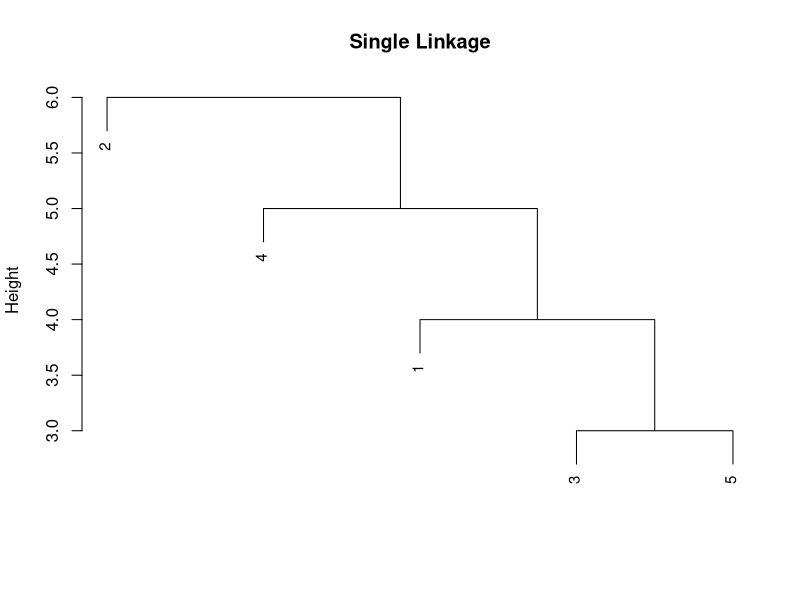
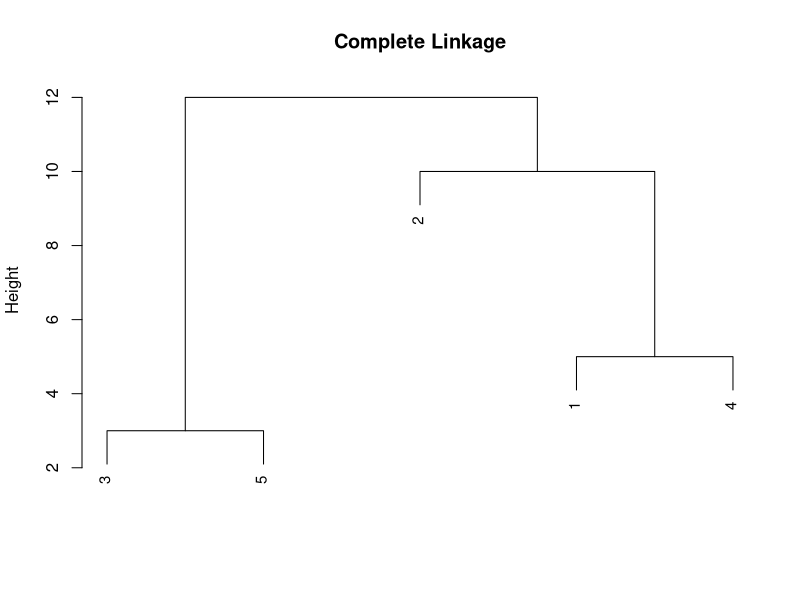
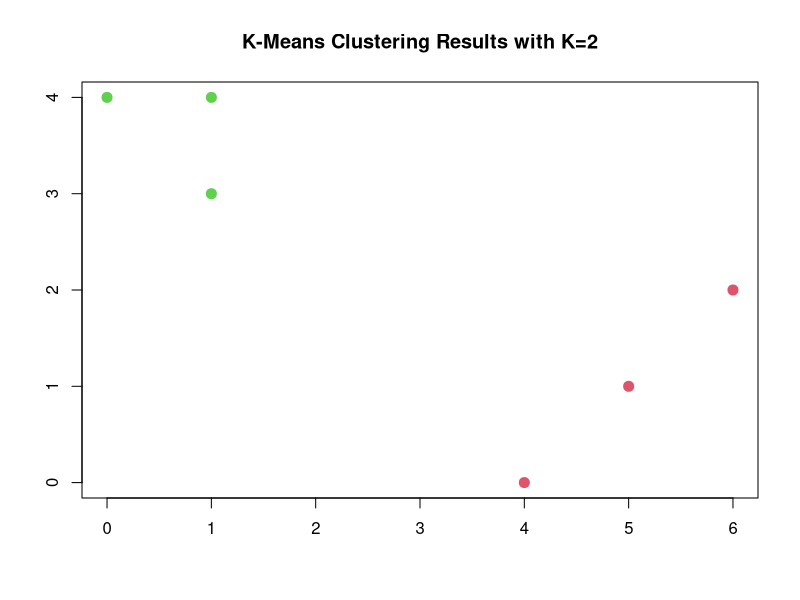

Here is the R script that generated these plots, in order:
##HW5 - Nandhini Varadharajan ##

#d.	Now, using R, apply hierarchical clustering with Single Linkage now. 
obs = matrix(nrow=5,ncol=5)
lower.tri(obs,diag=0)
diag(obs) = 0
obs[lower.tri(obs)] = c(10,4,5,12,8,6,11,7,3,9)
obs
ED = as.dist(obs)
ED
hc.single = hclust(ED, method="single")
hc.complete = hclust(ED, method ="complete")
plot(hc.single, main="Single Linkage", xlab="", sub="", cex=.9)
plot(hc.complete,main="Complete Linkage", xlab="", sub="", cex=.9)
cutree(hc.single, h = 3)
cutree(hc.complete,2)
cutree(hc.complete,h = 3)

# 2.b) Perform K-Means clustering with R using 20 initial assignment
x1=c(1,1,0,5,6,4)
x2=c(4,3,4,1,2,0)
obs.Km= matrix(nrow=6, ncol=2)
obs.km= cbind(x1,x2)
obs.km
km.out=kmeans(obs.km,2,nstart=20)
km.out

plot(obs.km, col=(km.out$cluster+1), main="K-Means Clustering Results with K=2", xlab="", ylab="", pch=20, cex=2)
